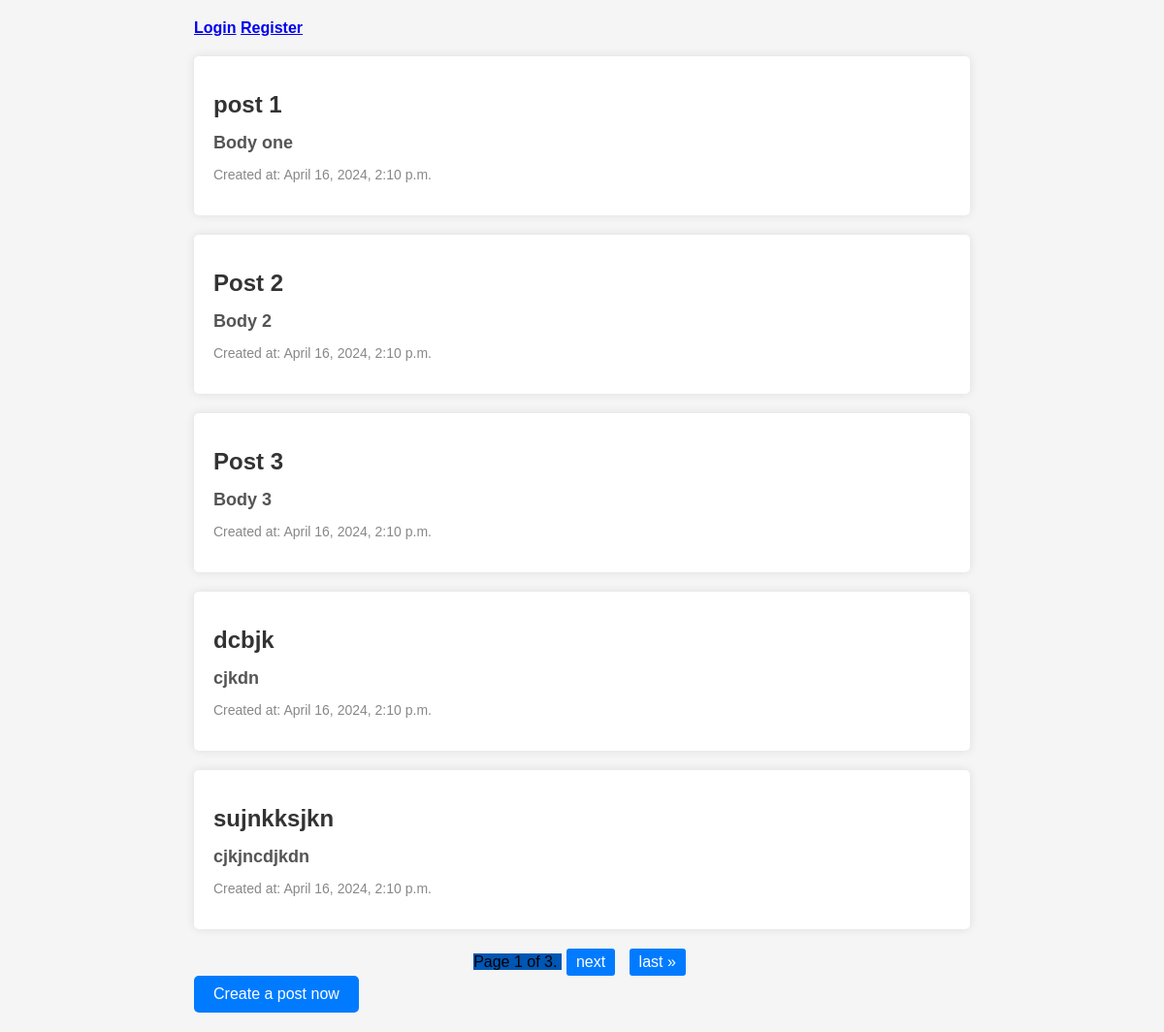
/home/, run on the app's committed database.
### app/models.py (models this page shows, shortened)
class Post(models.Model):
    title = models.CharField(max_length=200)
    body = models.TextField()
    created_at = models.DateTimeField(default=datetime.now())

### app/views.py (the view)
# urls.py: path('home/', views.home, name='home'),
def home(request):
    posts = Post.objects.all()
    user = request.user
    paginator = Paginator(posts, 5)  # Paginate by 5 posts per page
    page_number = request.GET.get('page')
    page_obj = paginator.get_page(page_number)
    context = {'page_obj': page_obj, 'user': user}
    return render(request, 'home.html', context)

### templates/home.html (shortened to what this page needs)
<!DOCTYPE html>
<html lang="en">
<head>
</head>
<body>
    <div class="container">
        <div class="user-info">
            {% if user.is_authenticated %}
                <p>Welcome, <b>{{ user.username }}</b></p>
                <b><a href="{% url 'logout' %}">Logout</a></b>
            {% else %}
                <b><a href="{% url 'login' %}">Login</a></b>
                <b><a href="{% url 'register' %}">Register</a></b>
            {% endif %}
        </div>
        {% for post in page_obj %}
            <div class="post">
                <h1>{{ post.title }}</h1>
                <h2>{{ post.body }}</h2>
                <p>Created at: {{ post.created_at }}</p>
            </div>
        {% endfor %}
        <div class="pagination">
            <span class="step-links">
                <span class="current">
                    Page {{ page_obj.number }} of {{ page_obj.paginator.num_pages }}.
                </span>
                {% if page_obj.has_next %}
                    <a href="?page={{ page_obj.next_page_number }}">next</a>
                    <a href="?page={{ page_obj.paginator.num_pages }}">last &raquo;</a>
                {% endif %}
            </span>
        </div>
        <a href="{% url 'create-post' %}" class="create-post-button">Create a post now</a>
    </div>
</body>
</html>

### templates/home.html (style rules this page uses)
body { font-family: Arial, sans-serif; background-color: #f5f5f5; margin: 0; padding: 0; }
.container { max-width: 800px; margin: 0 auto; padding: 20px; }
.post { background-color: #fff; border-radius: 5px; margin-bottom: 20px; padding: 20px; box-shadow: 0 0 10px rgba(0, 0, 0, 0.1); }
.post h1 { font-size: 24px; margin-bottom: 10px; color: #333; }
.post h2 { font-size: 18px; margin-bottom: 10px; color: #555; }
.post p { font-size: 14px; color: #888; }
.user-info { margin-bottom: 20px; }
.create-post-button { display: inline-block; background-color: #007bff; color: #fff; padding: 10px 20px; text-decoration: none; border-radius: 5px; transition: background-color 0.3s; }
.pagination { margin-top: 20px; text-align: center; }
.pagination a { display: inline-block; margin: 0 5px; padding: 5px 10px; background-color: #007bff; color: #fff; border-radius: 3px; text-decoration: none; }
.pagination .current { background-color: #0056b3; }

### data on the page
Post: title "post 1", body "Body one", created_at "April 16, 2024, 2:10 p.m."
Post: title "Post 2", body "Body 2", created_at "April 16, 2024, 2:10 p.m."
Post: title "Post 3", body "Body 3", created_at "April 16, 2024, 2:10 p.m."
Post: title "dcbjk", body "cjkdn", created_at "April 16, 2024, 2:10 p.m."
Post: title "sujnkksjkn", body "cjkjncdjkdn", created_at "April 16, 2024, 2:10 p.m."

### other printed values
{{ page_obj.number }} "1"
{{ page_obj.paginator.num_pages }} "3"
